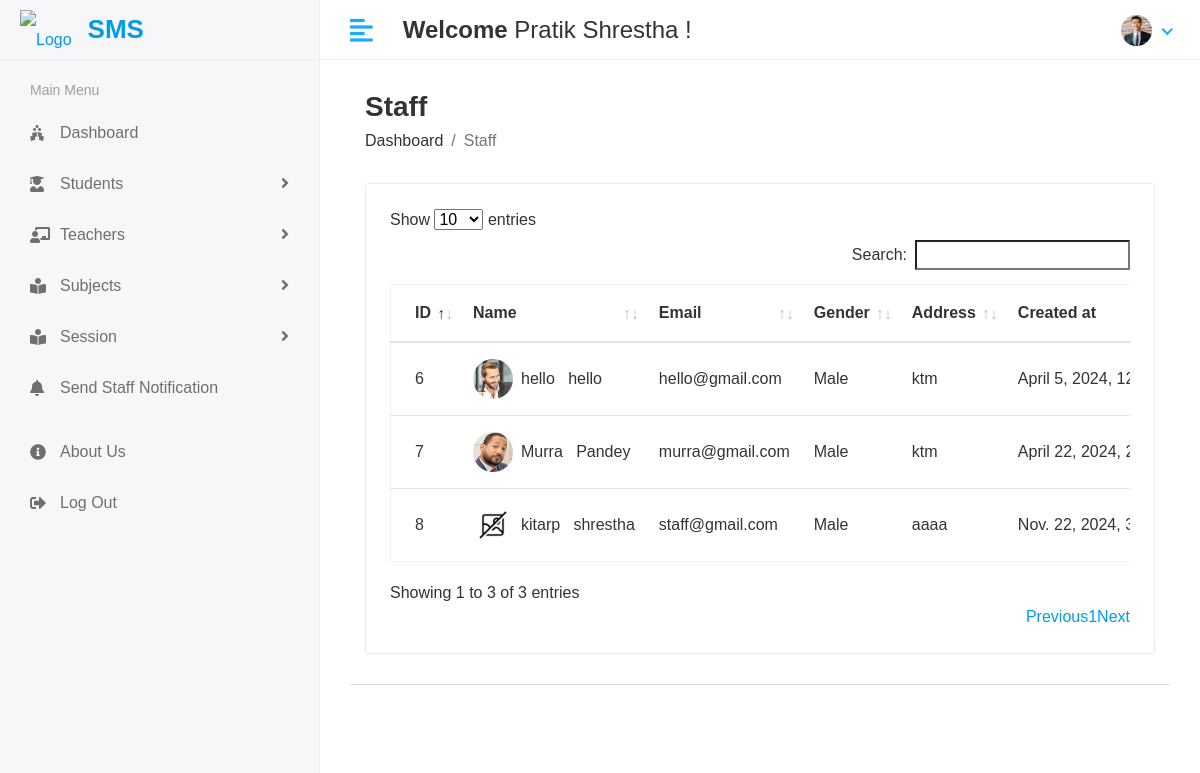
Page /Hod/Staff/View (signed in) on the earlier database version.
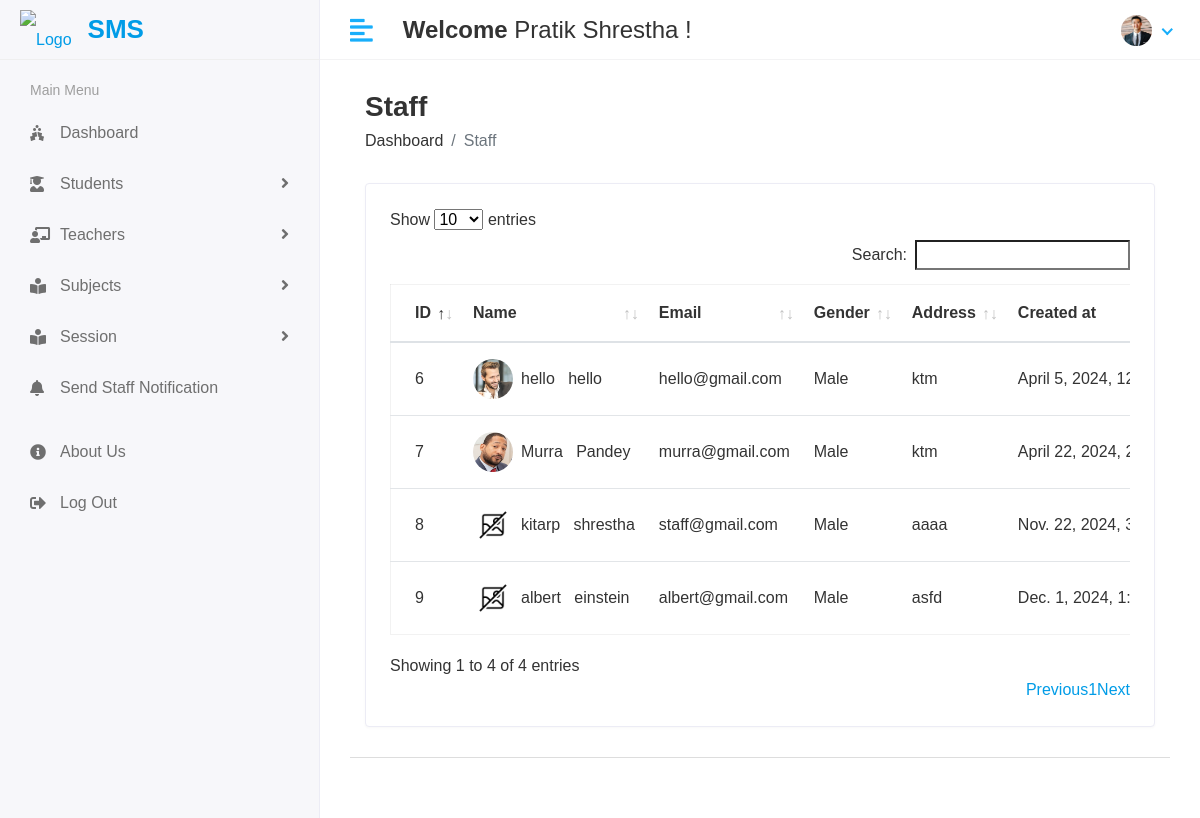
Same page on the later database version.
### sms/models.py (models this page shows, shortened)
class Staff(models.Model):
    admin =models.OneToOneField(CustomUser,on_delete=models.CASCADE)
    address=models.TextField()
    gender=models.CharField(max_length=10)
    created_at=models.DateTimeField(auto_now_add=True)
    updated_at=models.DateTimeField(auto_now=True)

class CustomUser(AbstractUser):
    USER_CHOICES = (
        (1, 'HOD'),
        (2, 'STAFF'),
        (3, 'STUDENT'),
    )
    user_type = models.CharField(choices=USER_CHOICES, max_length=50, default=1)
    profile_pic = models.ImageField(upload_to='media/profile_pic')

### student_management_system/Hod_Views.py (the view)
# urls.py: path('Hod/Staff/View',Hod_Views.VIEW_STAFF,name='view_staff'),
@login_required(login_url='/')
def VIEW_STAFF(request):
    staff=Staff.objects.all()
    context={
        'staff':staff,
    }
    return render(request,'Hod/view_staff.html',context)

### templates/Hod/view_staff.html (shortened to what this page needs)
{% extends 'base.html' %}
{% load static %}
{% block content %}
<div class="content container-fluid">
    <div class="page-header">
       <div class="row align-items-center">
          <div class="col">
             <h3 class="page-title">Staff</h3>
             <ul class="breadcrumb">
                <li class="breadcrumb-item"><a href="index.html">Dashboard</a></li>
                <li class="breadcrumb-item active">Staff</li>
             </ul>
          </div>
       </div>
    </div>
    <div class="row">
       <div class="col-sm-12">
          <div class="card card-table">
             <div class="card-body">
                <div class="table-responsive">
                   <table id="table_id"class="table table-hover table-center mb-0 ">
                      <thead>
                         <tr>
                            <th>ID</th>
                            <th>Name</th>
                            <th>Email</th>
                            <th>Gender</th>
                            <th>Address</th>
                            <th>Created at</th>
                         </tr>
                      </thead>
                      <tbody>
                        {%for i in staff %}
                        <tr>
                            <td>{{i.id}}</td>
                            <td>
                               <h2 class="table-avatar">
                                {% if i.admin.profile_pic %}
                                    <a  class="avatar avatar-sm mr-2"><img class="avatar-img rounded-circle" src="/{{i.admin.profile_pic}}" alt="User Image"></a>
                                {% else %}
                                    <a  class="avatar avatar-sm mr-2"><img class="avatar-img rounded-circle" src="{% static 'assets/img/NoImg.png'%}" alt="No Image"></a>
                                {% endif %}
                                 <a href="{% url 'hod_view_profile' i.id %}" >{{i.admin.first_name}} &nbsp; {{i.admin.last_name}}</a>
                               </h2>
                            </td>
                            <td>{{i.admin.email}}</td>
                            <td>{{i.gender}}</td>
                            <td>{{i.address}}</td>
                            <td>{{i.created_at}}</td>
                         </tr>
                         {% endfor %}
                      </tbody>
                   </table>
                </div>
             </div>
          </div>
       </div>
    </div>
 </div>
{% endblock %}

Differences in the rows shown:
added Staff: id "9", admin.first_name "albert", admin.last_name "einstein", admin.email "albert@gmail.com", gender "Male", address "asfd", created_at "Dec. 1, 2024,…"
Other differences:
text written by a page script: "Show entries Search: Showing 1 to 3 of 3 entries Previous 1 Next" → "Show entries Search: Showing 1 to 4 of 4 entries Previous 1 Next"
